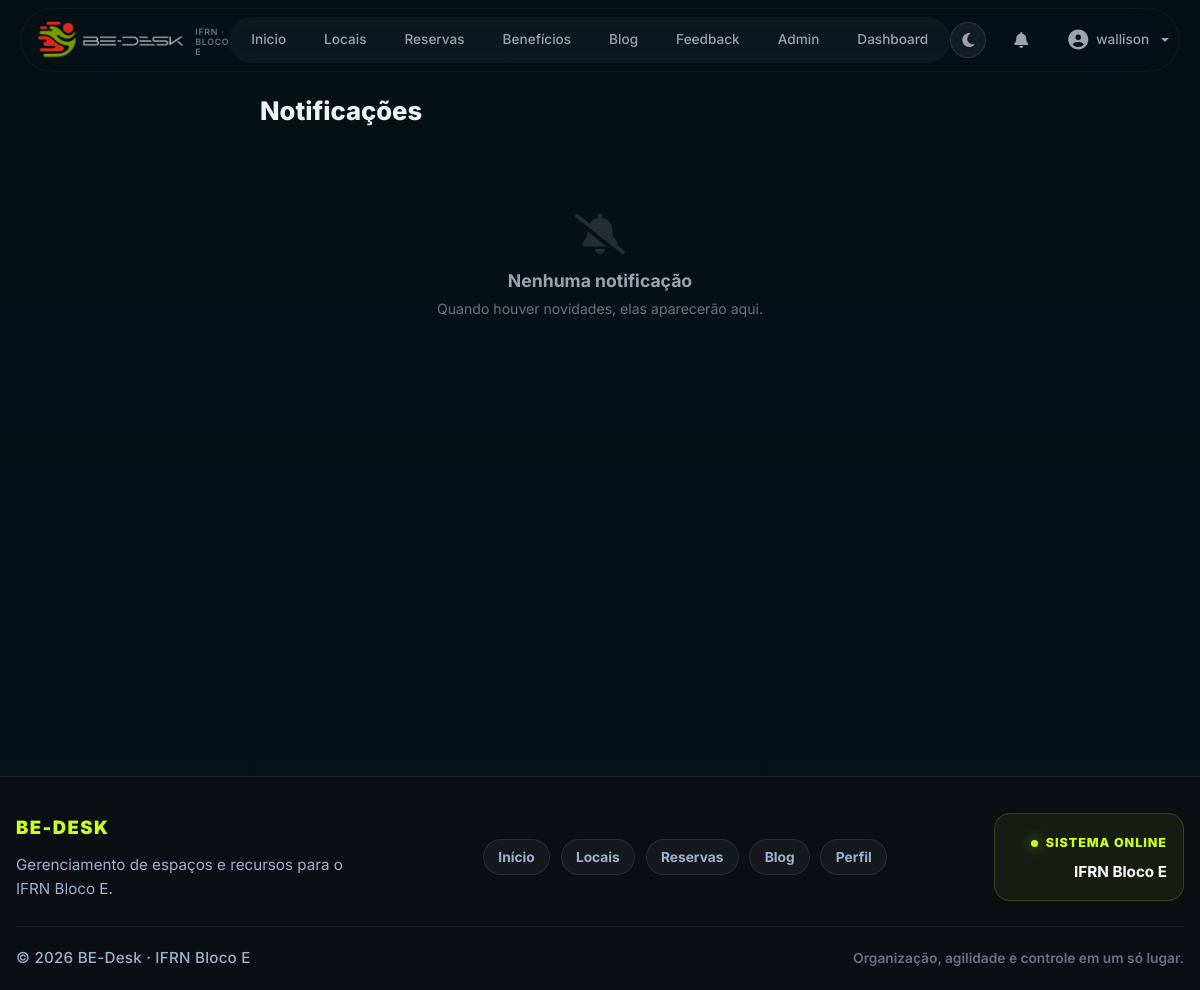
Before: /notificacoes/ (signed in) with the older database file.
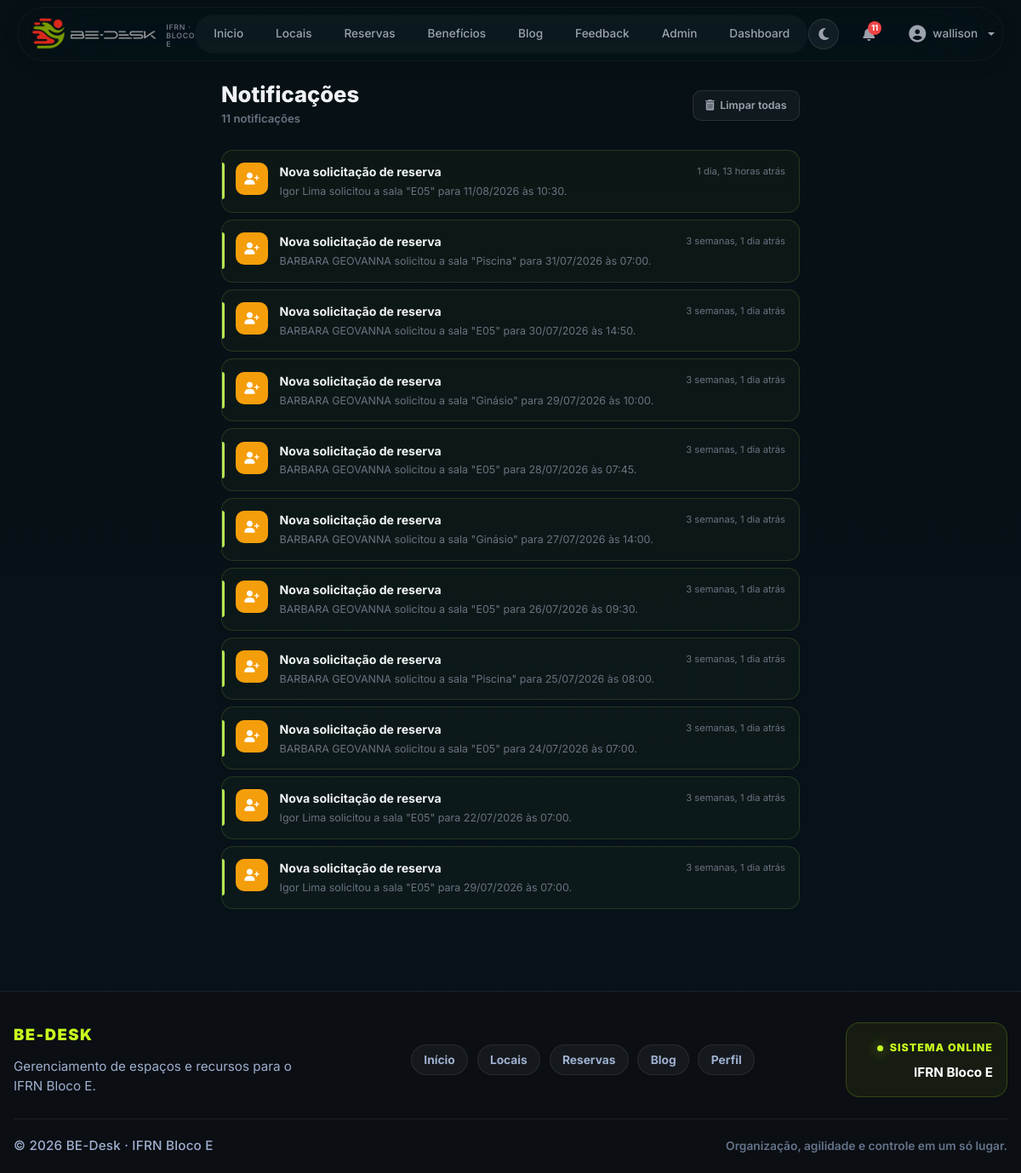
After: the same page with the newer database file.
### notificacoes/models.py (models this page shows, shortened)
class Notificacao(models.Model):
    TIPO_CHOICES = [
        ('RESERVA_CRIADA', 'Reserva criada'),
        ('RESERVA_APROVADA', 'Reserva aprovada'),
        ('RESERVA_REJEITADA', 'Reserva rejeitada'),
        ('RESERVA_CANCELADA', 'Reserva cancelada'),
        ('LEMBRETE', 'Lembrete'),
        ('ADMIN_NOVA_SOLICITACAO', 'Nova solicitação'),
        ('CONFLITO_HORARIO', 'Conflito de horário'),
        ('SISTEMA', 'Sistema'),
    ]
    destinatario = models.ForeignKey(
        settings.AUTH_USER_MODEL,
        on_delete=models.CASCADE,
        related_name='notificacoes',
    )
    titulo = models.CharField(max_length=200)
    mensagem = models.TextField()
    tipo = models.CharField(max_length=30, choices=TIPO_CHOICES, default='SISTEMA')
    link = models.CharField(max_length=300, blank=True, default='')
    lida = models.BooleanField(default=False)
    criada_em = models.DateTimeField(auto_now_add=True)
    class Meta:
        ordering = ['-criada_em']
        verbose_name = 'Notificação'
        verbose_name_plural = 'Notificações'
    def get_absolute_url(self):
        if self.link:
            return self.link
        return reverse('notificacoes_lista')
    @property
    def icone(self):
        icons = {
            'RESERVA_CRIADA': 'fa-calendar-plus',
            'RESERVA_APROVADA': 'fa-calendar-check',
            'RESERVA_REJEITADA': 'fa-calendar-xmark',
            'RESERVA_CANCELADA': 'fa-calendar-minus',
            'LEMBRETE': 'fa-bell',
            'ADMIN_NOVA_SOLICITACAO': 'fa-user-plus',
            'CONFLITO_HORARIO': 'fa-clock-rotate-left',
            'SISTEMA': 'fa-circle-info',
        }
        return icons.get(self.tipo, 'fa-bell')
    @property
    def cor(self):
        colors = {
            'RESERVA_CRIADA': '#3b82f6',
            'RESERVA_APROVADA': '#22c55e',
            'RESERVA_REJEITADA': '#ef4444',
            'RESERVA_CANCELADA': '#f59e0b',
            'LEMBRETE': '#8b5cf6',
            'ADMIN_NOVA_SOLICITACAO': '#f59e0b',
            'CONFLITO_HORARIO': '#ef4444',
            'SISTEMA': '#6b7280',
        }
        return colors.get(self.tipo, '#6b7280')

### notificacoes/views.py (the view)
# urls.py: path('notificacoes/', views.notificacoes_lista, name='notificacoes_lista'),
@login_required
def notificacoes_lista(request):
    notificacoes = Notificacao.objects.filter(destinatario=request.user)[:30]
    return render(request, 'notificacoes/lista.html', {
        'notificacoes': notificacoes,
    })

### notificacoes/context_processors.py (called while the page is built)
def notificacoes_pendentes(request):
    total_pendentes = 0
    notificacoes_nao_lidas = 0
    if request.user.is_authenticated:
        notificacoes_nao_lidas = Notificacao.objects.filter(
            destinatario=request.user,
            lida=False,
        ).count()
        if request.user.is_staff:
            total_pendentes = Agendamento.objects.filter(status="PENDENTE").count()
    return {
        "pendentes_count": total_pendentes,
        "notificacoes_nao_lidas": notificacoes_nao_lidas,
    }

### templates/notificacoes/lista.html (shortened to what this page needs)
{% extends 'core/base.html' %}
{% load static %}
{% block content %}
<div class="bd-notif-page">
  <div class="bd-notif-shell">
    <div class="bd-notif-header">
      <div>
        <h1>Notificações</h1>
        {% if notificacoes %}
        <span class="bd-notif-count">{{ notificacoes|length }} notificações</span>
        {% endif %}
      </div>
      {% if notificacoes %}
      <a href="{% url 'notificacoes_todas_lidas' %}" class="bd-notif-mark-all" id="notifClearAll">
        <i class="fa-solid fa-trash-can" aria-hidden="true"></i>
        Limpar todas
      </a>
      {% endif %}
    </div>
    {% if notificacoes %}
    <div class="bd-notif-list">
      {% for n in notificacoes %}
      <a href="{% url 'notificacoes_lida' n.id %}?next={{ n.get_absolute_url|urlencode }}"
         class="bd-notif-item {% if not n.lida %}unread{% endif %}">
        <div class="bd-notif-icon" style="background: {{ n.cor }}">
          <i class="fa-solid {{ n.icone }}" aria-hidden="true"></i>
        </div>
        <div class="bd-notif-body">
          <div class="bd-notif-titulo">{{ n.titulo }}</div>
          <div class="bd-notif-mensagem">{{ n.mensagem }}</div>
        </div>
        <div class="bd-notif-tempo">{{ n.criada_em|timesince }} atrás</div>
      </a>
      {% endfor %}
    </div>
    {% else %}
    <div class="bd-notif-empty">
      <i class="fa-solid fa-bell-slash" aria-hidden="true"></i>
      <h2>Nenhuma notificação</h2>
      <p>Quando houver novidades, elas aparecerão aqui.</p>
    </div>
    {% endif %}
  </div>
</div>
{% endblock %}

### templates/core/base.html (shortened to what the changed rows need)
{% load static %}
<!DOCTYPE html>
<html lang="pt-br">
<head>
  {% block head %}
  <link href="https://cdn.jsdelivr.net/npm/bootstrap@5.3.3/dist/css/bootstrap.min.css" rel="stylesheet"
>
  <link rel="stylesheet" href="https://cdnjs.cloudflare.com/ajax/libs/font-awesome/6.4.0/css/all.min.css">
  <link rel="stylesheet" href="{% static 'css/bedesk-theme.css' %}">
  <link rel="stylesheet" href="{% static 'css/brand.css' %}">
  {% endblock %}
</head>
<body class="d-flex flex-column min-vh-100 bd-app {% block body_class %}{% endblock %}">
  {% block nav %}
  <div class="floating-navbar-wrapper">
    <nav class="custom-pill-navbar">
      <div class="pill-nav-actions">
        {% if user.is_authenticated %}
        <div class="bd-notif-bell-wrapper" style="position:relative">
          <button class="bd-notif-bell" id="notifBellBtn" title="Notificações" aria-label="Notificações">
            <i class="fa-solid fa-bell"></i>
            {% if notificacoes_nao_lidas > 0 %}
            <span class="bd-notif-badge" id="notifBadge">{{ notificacoes_nao_lidas }}</span>
            {% endif %}
          </button>
        </div>
        {% else %}
        <a href="{% url 'login' %}" class="pill-cta-btn d-none d-sm-flex">Entrar <i class="fa-solid fa-arrow-right"></i></a>
        {% endif %}
      </div>
    </nav>
  </div>
  {% endblock %}
  <main class="{% block main_container_class %}container mt-5 flex-grow-1 bd-main bd-page-enter{% endblock %}">
    {% block content %}
    {% endblock %}
  </main>
</body>
</html>

Changed rows visible on the page:
added Notificacao: titulo "Nova solicitação de reserva", mensagem "Igor Lima solicitou a sala \"E05\" para 11/08/2026 às 10:30.", criada_em "1 dia, 13 horas"
added Notificacao: titulo "Nova solicitação de reserva", mensagem "BARBARA GEOVANNA solicitou a sala \"Piscina\" para 31/07/2026 às 07:00.", criada_em "3 semanas, 1 dia"
added Notificacao: titulo "Nova solicitação de reserva", mensagem "BARBARA GEOVANNA solicitou a sala \"E05\" para 30/07/2026 às 14:50.", criada_em "3 semanas, 1 dia"
added Notificacao: titulo "Nova solicitação de reserva", mensagem "BARBARA GEOVANNA solicitou a sala \"Ginásio\" para 29/07/2026 às 10:00.", criada_em "3 semanas, 1 dia"
added Notificacao: titulo "Nova solicitação de reserva", mensagem "BARBARA GEOVANNA solicitou a sala \"E05\" para 28/07/2026 às 07:45.", criada_em "3 semanas, 1 dia"
added Notificacao: titulo "Nova solicitação de reserva", mensagem "BARBARA GEOVANNA solicitou a sala \"Ginásio\" para 27/07/2026 às 14:00.", criada_em "3 semanas, 1 dia"
added Notificacao: titulo "Nova solicitação de reserva", mensagem "BARBARA GEOVANNA solicitou a sala \"E05\" para 26/07/2026 às 09:30.", criada_em "3 semanas, 1 dia"
added Notificacao: titulo "Nova solicitação de reserva", mensagem "BARBARA GEOVANNA solicitou a sala \"Piscina\" para 25/07/2026 às 08:00.", criada_em "3 semanas, 1 dia"
added Notificacao: titulo "Nova solicitação de reserva", mensagem "BARBARA GEOVANNA solicitou a sala \"E05\" para 24/07/2026 às 07:00.", criada_em "3 semanas, 1 dia"
added Notificacao: titulo "Nova solicitação de reserva", mensagem "Igor Lima solicitou a sala \"E05\" para 22/07/2026 às 07:00.", criada_em "3 semanas, 1 dia"
added Notificacao: titulo "Nova solicitação de reserva", mensagem "Igor Lima solicitou a sala \"E05\" para 29/07/2026 às 07:00.", criada_em "3 semanas, 1 dia"
Other visible differences:
{{ notificacoes_nao_lidas }}: (not shown) → "11"
{{ notificacoes|length }}: (not shown) → "11"
text no longer shown: "Nenhuma notificação Quando houver novidades, elas aparecerão aqui."
text now shown: "notificações Limpar todas"
